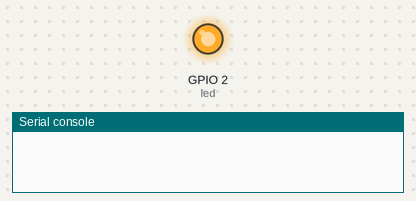
Bench run of a program on a simulated ESP32 board running MicroPython. On the bench: output pins drawn as LEDs (lit = HIGH), the last lines printed to the serial console. Deep sleep restarts the program when it ends.

Above: at 5.0 s.
At 15.1 s:
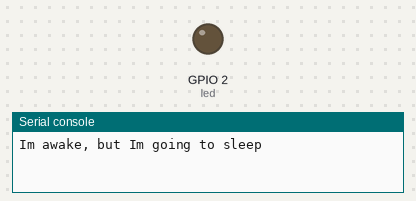
Timing chart, 0 to 26.4 s (numbered marks = the images above):
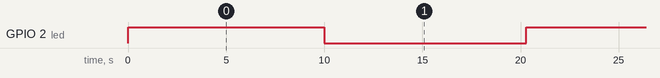

Measured:
- by itself, GPIO 2 (led): alternates HIGH for 10.0 s and LOW for 10.3 s

The program:

power_control.py
```python
from machine import deepsleep, lightsleep, Pin
from time import sleep
import network

led = Pin (2, Pin.OUT)

#blink LED
led.value(1)

# wait 5 seconds so that you can catch the ESP awake to establish a serial communication later
# you should remove this sleep line in your final script
sleep(10)
led.value(0)

print('Im awake, but Im going to sleep')

# deep sleep for 10 seconds, no cpu
deepsleep(10000)

# light sleep for 10 seconds, cpu paused
lightsleep(10000)

# disable modem
ap = network.WLAN(network.AP_IF)
ap.active(False)  # Disable access point
sta_if = network.WLAN(network.STA_IF)
sta_if.active(False)  # Disable station interface
```
